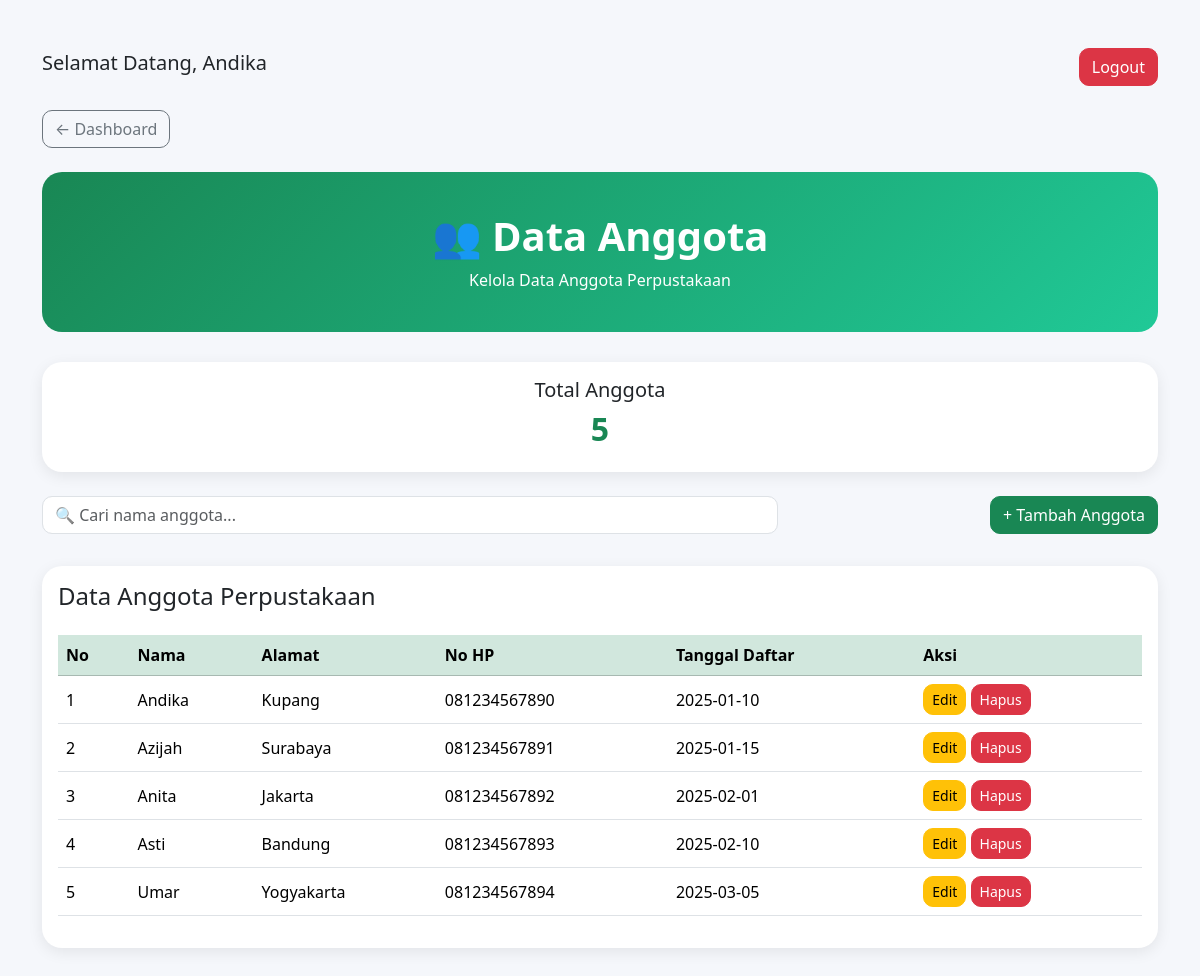
Page /anggota.php (signed in) on the earlier database version.
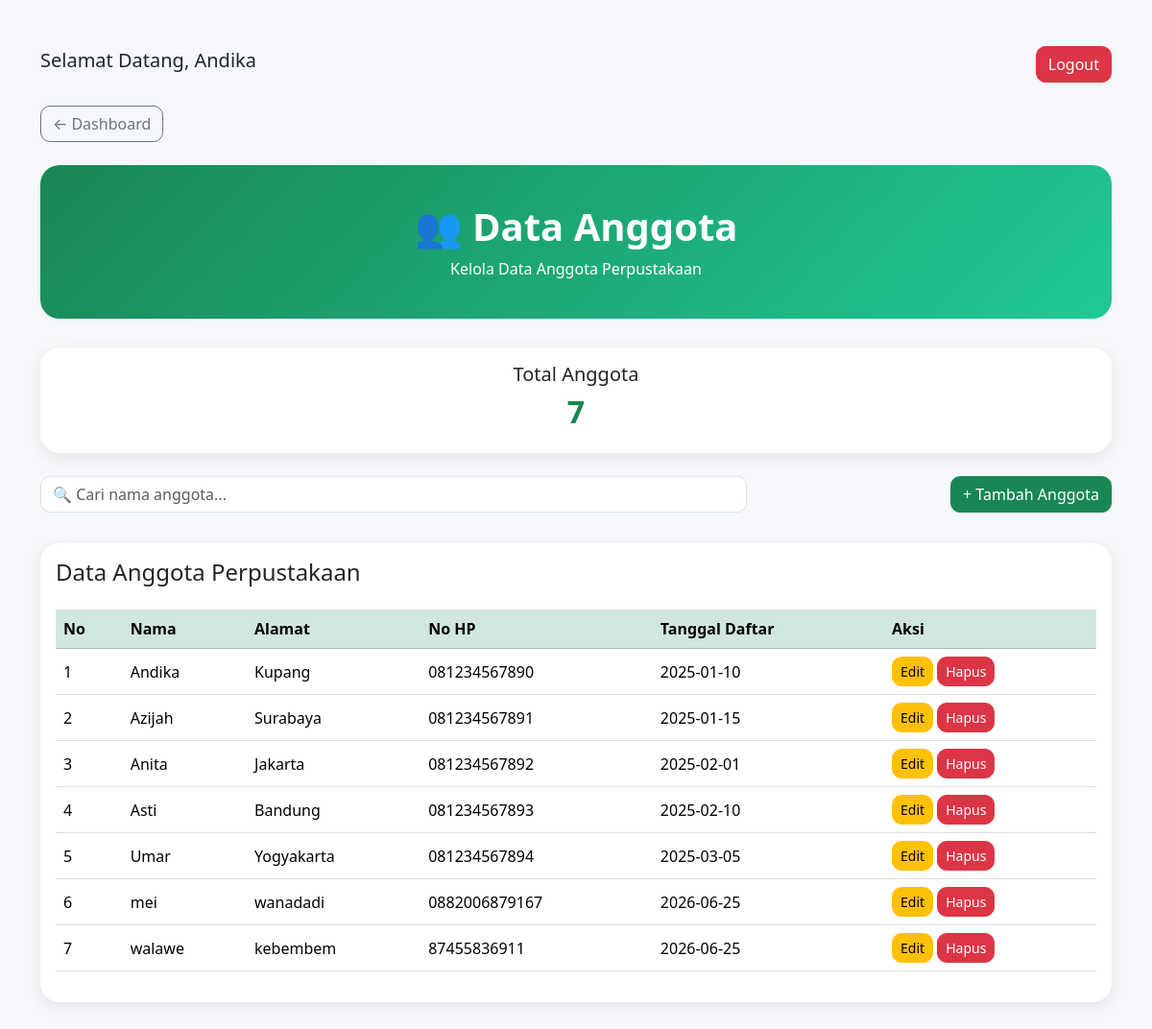
Same page on the later database version.
### tables this page shows
CREATE TABLE IF NOT EXISTS `anggota` (
  `id_anggota` int NOT NULL AUTO_INCREMENT,
  `nama` varchar(100) NOT NULL,
  `alamat` varchar(255) DEFAULT NULL,
  `no_hp` varchar(20) DEFAULT NULL,
  `tanggal_daftar` date DEFAULT NULL,
  `username` varchar(50) DEFAULT NULL,
  `password` varchar(255) DEFAULT NULL,
  PRIMARY KEY (`id_anggota`),
  UNIQUE KEY `username` (`username`)
);

### anggota.php (the view, shortened to what this page needs)
<?php
include 'koneksi.php';
$query = mysqli_query($conn, "SELECT * FROM anggota");
$totalAnggota = mysqli_num_rows(
    mysqli_query($conn, "SELECT * FROM anggota")
);
?>
<!DOCTYPE html>
<html lang="id">
<head>
<link href="https://cdn.jsdelivr.net/npm/bootstrap@5.3.3/dist/css/bootstrap.min.css" rel="stylesheet">
</head>
<body>
<div class="container py-5">
<div class="d-flex justify-content-between align-items-center mb-4">
    <h5>
        Selamat Datang,
        <?= $_SESSION['nama']; ?>
    </h5>
    <div>
        <a href="logout.php" class="btn btn-danger">
            Logout
        </a>
    </div>
</div>
    <a href="index.php" class="btn btn-outline-secondary mb-4">
        ← Dashboard
    </a>
    <div class="hero text-center">
        <h1 class="fw-bold">
            👥 Data Anggota
        </h1>
        <p class="mb-0">
            Kelola Data Anggota Perpustakaan
        </p>
    </div>
    <div class="row mb-4">
        <div class="col-md-12">
            <div class="card stat-card">
                <div class="card-body text-center">
                    <h5>Total Anggota</h5>
                    <h2 class="fw-bold text-success">
                        <?= $totalAnggota ?>
                    </h2>
                </div>
            </div>
        </div>
    </div>
    <div class="row mb-4">
        <div class="col-md-8 mb-2">
            <input
                type="text"
                id="searchInput"
                class="form-control"
                placeholder="🔍 Cari nama anggota..."
            >
        </div>
        <div class="col-md-4 text-md-end">
            <a href="tambah_anggota.php"
               class="btn btn-success">
                + Tambah Anggota
            </a>
        </div>
    </div>
    <div class="card table-card">
        <div class="card-body">
            <h4 class="mb-4">
                Data Anggota Perpustakaan
            </h4>
            <div class="table-responsive">
                <table class="table table-hover align-middle">
                    <thead class="table-success">
                    <tr>
                        <th>No</th>
                        <th>Nama</th>
                        <th>Alamat</th>
                        <th>No HP</th>
                        <th>Tanggal Daftar</th>
                        <th>Aksi</th>
                    </tr>
                    </thead>
                    <tbody>
                    <?php
                    $no = 1;
                    while($data = mysqli_fetch_assoc($query)):
                    ?>
                    <tr>
                        <td><?= $no++; ?></td>
                        <td><?= $data['nama']; ?></td>
                        <td><?= $data['alamat']; ?></td>
                        <td><?= $data['no_hp']; ?></td>
                        <td><?= $data['tanggal_daftar']; ?></td>
                        <td>
                            <a href="edit_anggota.php?id=<?= $data['id_anggota']; ?>"
                               class="btn btn-warning btn-sm">
                               Edit
                            </a>
                            <a href="hapus_anggota.php?id=<?= $data['id_anggota']; ?>"
                               class="btn btn-danger btn-sm"
                               onclick="return confirm('Yakin ingin menghapus data ini?')">
                               Hapus
                            </a>
                        </td>
                    </tr>
                    <?php endwhile; ?>
                    </tbody>
                </table>
            </div>
        </div>
    </div>
</div>
</body>
</html>

### anggota.php (style rules this page uses)
body { background:#f5f7fb; }
.hero { background: linear-gradient(135deg,#198754,#20c997); color:white; padding:40px; border-radius:20px; margin-bottom:30px; }
.stat-card { border:none; border-radius:20px; box-shadow:0 4px 15px rgba(0,0,0,.08); transition:.3s; }
.table-card { border:none; border-radius:20px; box-shadow:0 4px 15px rgba(0,0,0,.08); }
.btn { border-radius:10px; }
.form-control { border-radius:10px; }

Differences in the rows shown:
added anggota: nama "mei", alamat "wanadadi", no_hp "0882006879167", tanggal_daftar "2026-06-25"
added anggota: nama "walawe", alamat "kebembem", no_hp "87455836911", tanggal_daftar "2026-06-25"
Other differences:
$totalAnggota: "5" → "7"
